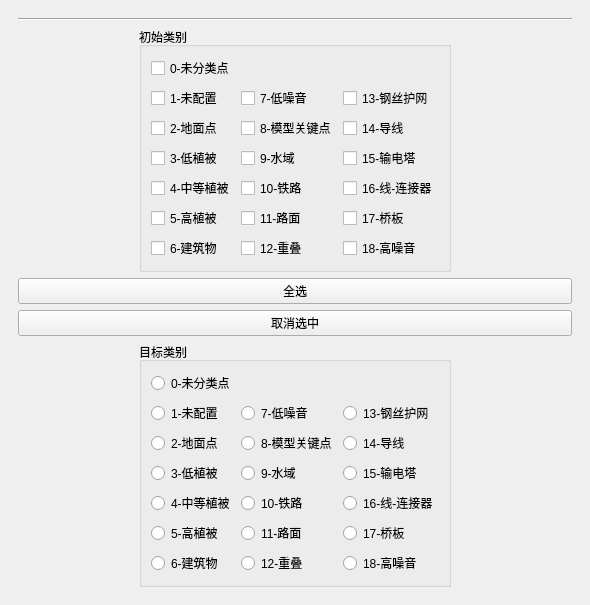
<?xml version="1.0" encoding="UTF-8"?>
<ui version="4.0">
 <class>QgsClassSettingWindowDockWidgetBase</class>
 <widget class="QgsDockWidget" name="QgsClassSettingWindowDockWidgetBase">
  <property name="geometry">
   <rect>
    <x>0</x>
    <y>0</y>
    <width>590</width>
    <height>561</height>
   </rect>
  </property>
  <property name="windowTitle">
   <string>Map Canvas</string>
  </property>
  <widget class="QWidget" name="mContents">
   <property name="layoutDirection">
    <enum>Qt::LeftToRight</enum>
   </property>
   <layout class="QVBoxLayout" name="verticalLayout">
    <item>
     <widget class="QWidget" name="widget" native="true">
      <property name="enabled">
       <bool>true</bool>
      </property>
      <property name="sizePolicy">
       <sizepolicy hsizetype="Expanding" vsizetype="Expanding">
        <horstretch>0</horstretch>
        <verstretch>0</verstretch>
       </sizepolicy>
      </property>
      <layout class="QVBoxLayout" name="verticalLayout_2">
       <item>
        <widget class="Line" name="line">
         <property name="orientation">
          <enum>Qt::Horizontal</enum>
         </property>
        </widget>
       </item>
       <item alignment="Qt::AlignHCenter|Qt::AlignVCenter">
        <widget class="QGroupBox" name="groupBox">
         <property name="enabled">
          <bool>true</bool>
         </property>
         <property name="sizePolicy">
          <sizepolicy hsizetype="Preferred" vsizetype="Preferred">
           <horstretch>0</horstretch>
           <verstretch>0</verstretch>
          </sizepolicy>
         </property>
         <property name="maximumSize">
          <size>
           <width>400</width>
           <height>16777215</height>
          </size>
         </property>
         <property name="title">
          <string>初始类别</string>
         </property>
         <layout class="QGridLayout" name="gridLayout">
          <item row="1" column="1">
           <widget class="QCheckBox" name="checkBox_7">
            <property name="enabled">
             <bool>true</bool>
            </property>
            <property name="sizePolicy">
             <sizepolicy hsizetype="Preferred" vsizetype="Preferred">
              <horstretch>0</horstretch>
              <verstretch>0</verstretch>
             </sizepolicy>
            </property>
            <property name="text">
             <string>7-低噪音</string>
            </property>
           </widget>
          </item>
          <item row="8" column="0">
           <widget class="QCheckBox" name="checkBox_5">
            <property name="enabled">
             <bool>true</bool>
            </property>
            <property name="sizePolicy">
             <sizepolicy hsizetype="Preferred" vsizetype="Preferred">
              <horstretch>0</horstretch>
              <verstretch>0</verstretch>
             </sizepolicy>
            </property>
            <property name="text">
             <string>5-高植被</string>
            </property>
           </widget>
          </item>
          <item row="8" column="1" colspan="2">
           <widget class="QCheckBox" name="checkBox_11">
            <property name="enabled">
             <bool>true</bool>
            </property>
            <property name="sizePolicy">
             <sizepolicy hsizetype="Preferred" vsizetype="Preferred">
              <horstretch>0</horstretch>
              <verstretch>0</verstretch>
             </sizepolicy>
            </property>
            <property name="text">
             <string>11-路面</string>
            </property>
           </widget>
          </item>
          <item row="1" column="3">
           <widget class="QCheckBox" name="checkBox_13">
            <property name="enabled">
             <bool>true</bool>
            </property>
            <property name="sizePolicy">
             <sizepolicy hsizetype="Preferred" vsizetype="Preferred">
              <horstretch>0</horstretch>
              <verstretch>0</verstretch>
             </sizepolicy>
            </property>
            <property name="text">
             <string>13-钢丝护网</string>
            </property>
           </widget>
          </item>
          <item row="4" column="3">
           <widget class="QCheckBox" name="checkBox_15">
            <property name="enabled">
             <bool>true</bool>
            </property>
            <property name="sizePolicy">
             <sizepolicy hsizetype="Preferred" vsizetype="Preferred">
              <horstretch>0</horstretch>
              <verstretch>0</verstretch>
             </sizepolicy>
            </property>
            <property name="text">
             <string>15-输电塔</string>
            </property>
           </widget>
          </item>
          <item row="10" column="1">
           <widget class="QCheckBox" name="checkBox_12">
            <property name="enabled">
             <bool>true</bool>
            </property>
            <property name="sizePolicy">
             <sizepolicy hsizetype="Preferred" vsizetype="Preferred">
              <horstretch>0</horstretch>
              <verstretch>0</verstretch>
             </sizepolicy>
            </property>
            <property name="text">
             <string>12-重叠</string>
            </property>
           </widget>
          </item>
          <item row="6" column="1" colspan="2">
           <widget class="QCheckBox" name="checkBox_10">
            <property name="enabled">
             <bool>true</bool>
            </property>
            <property name="sizePolicy">
             <sizepolicy hsizetype="Preferred" vsizetype="Preferred">
              <horstretch>0</horstretch>
              <verstretch>0</verstretch>
             </sizepolicy>
            </property>
            <property name="text">
             <string>10-铁路</string>
            </property>
           </widget>
          </item>
          <item row="10" column="0">
           <widget class="QCheckBox" name="checkBox_6">
            <property name="enabled">
             <bool>true</bool>
            </property>
            <property name="sizePolicy">
             <sizepolicy hsizetype="Preferred" vsizetype="Preferred">
              <horstretch>0</horstretch>
              <verstretch>0</verstretch>
             </sizepolicy>
            </property>
            <property name="text">
             <string>6-建筑物</string>
            </property>
           </widget>
          </item>
          <item row="2" column="0">
           <widget class="QCheckBox" name="checkBox_2">
            <property name="enabled">
             <bool>true</bool>
            </property>
            <property name="sizePolicy">
             <sizepolicy hsizetype="Preferred" vsizetype="Preferred">
              <horstretch>0</horstretch>
              <verstretch>0</verstretch>
             </sizepolicy>
            </property>
            <property name="text">
             <string>2-地面点</string>
            </property>
           </widget>
          </item>
          <item row="8" column="3">
           <widget class="QCheckBox" name="checkBox_17">
            <property name="enabled">
             <bool>true</bool>
            </property>
            <property name="sizePolicy">
             <sizepolicy hsizetype="Preferred" vsizetype="Preferred">
              <horstretch>0</horstretch>
              <verstretch>0</verstretch>
             </sizepolicy>
            </property>
            <property name="text">
             <string>17-桥板</string>
            </property>
           </widget>
          </item>
          <item row="6" column="0">
           <widget class="QCheckBox" name="checkBox_4">
            <property name="enabled">
             <bool>true</bool>
            </property>
            <property name="sizePolicy">
             <sizepolicy hsizetype="Preferred" vsizetype="Preferred">
              <horstretch>0</horstretch>
              <verstretch>0</verstretch>
             </sizepolicy>
            </property>
            <property name="text">
             <string>4-中等植被</string>
            </property>
           </widget>
          </item>
          <item row="4" column="1" colspan="2">
           <widget class="QCheckBox" name="checkBox_9">
            <property name="enabled">
             <bool>true</bool>
            </property>
            <property name="sizePolicy">
             <sizepolicy hsizetype="Preferred" vsizetype="Preferred">
              <horstretch>0</horstretch>
              <verstretch>0</verstretch>
             </sizepolicy>
            </property>
            <property name="text">
             <string>9-水域</string>
            </property>
           </widget>
          </item>
          <item row="1" column="0">
           <widget class="QCheckBox" name="checkBox_1">
            <property name="enabled">
             <bool>true</bool>
            </property>
            <property name="sizePolicy">
             <sizepolicy hsizetype="Preferred" vsizetype="Preferred">
              <horstretch>0</horstretch>
              <verstretch>0</verstretch>
             </sizepolicy>
            </property>
            <property name="text">
             <string>1-未配置</string>
            </property>
           </widget>
          </item>
          <item row="10" column="3">
           <widget class="QCheckBox" name="checkBox_18">
            <property name="enabled">
             <bool>true</bool>
            </property>
            <property name="sizePolicy">
             <sizepolicy hsizetype="Preferred" vsizetype="Preferred">
              <horstretch>0</horstretch>
              <verstretch>0</verstretch>
             </sizepolicy>
            </property>
            <property name="text">
             <string>18-高噪音</string>
            </property>
           </widget>
          </item>
          <item row="6" column="3">
           <widget class="QCheckBox" name="checkBox_16">
            <property name="enabled">
             <bool>true</bool>
            </property>
            <property name="sizePolicy">
             <sizepolicy hsizetype="Preferred" vsizetype="Preferred">
              <horstretch>0</horstretch>
              <verstretch>0</verstretch>
             </sizepolicy>
            </property>
            <property name="text">
             <string>16-线-连接器</string>
            </property>
           </widget>
          </item>
          <item row="2" column="3">
           <widget class="QCheckBox" name="checkBox_14">
            <property name="enabled">
             <bool>true</bool>
            </property>
            <property name="sizePolicy">
             <sizepolicy hsizetype="Preferred" vsizetype="Preferred">
              <horstretch>0</horstretch>
              <verstretch>0</verstretch>
             </sizepolicy>
            </property>
            <property name="text">
             <string>14-导线</string>
            </property>
           </widget>
          </item>
          <item row="0" column="0">
           <widget class="QCheckBox" name="checkBox_0">
            <property name="enabled">
             <bool>true</bool>
            </property>
            <property name="sizePolicy">
             <sizepolicy hsizetype="Preferred" vsizetype="Preferred">
              <horstretch>0</horstretch>
              <verstretch>0</verstretch>
             </sizepolicy>
            </property>
            <property name="text">
             <string>0-未分类点</string>
            </property>
           </widget>
          </item>
          <item row="2" column="1" colspan="2">
           <widget class="QCheckBox" name="checkBox_8">
            <property name="enabled">
             <bool>true</bool>
            </property>
            <property name="sizePolicy">
             <sizepolicy hsizetype="Preferred" vsizetype="Preferred">
              <horstretch>0</horstretch>
              <verstretch>0</verstretch>
             </sizepolicy>
            </property>
            <property name="text">
             <string>8-模型关键点</string>
            </property>
           </widget>
          </item>
          <item row="4" column="0">
           <widget class="QCheckBox" name="checkBox_3">
            <property name="enabled">
             <bool>true</bool>
            </property>
            <property name="sizePolicy">
             <sizepolicy hsizetype="Preferred" vsizetype="Preferred">
              <horstretch>0</horstretch>
              <verstretch>0</verstretch>
             </sizepolicy>
            </property>
            <property name="text">
             <string>3-低植被</string>
            </property>
           </widget>
          </item>
         </layout>
        </widget>
       </item>
       <item>
        <widget class="QPushButton" name="pushButton">
         <property name="text">
          <string>全选</string>
         </property>
        </widget>
       </item>
       <item>
        <widget class="QPushButton" name="pushButton_2">
         <property name="text">
          <string>取消选中</string>
         </property>
        </widget>
       </item>
       <item alignment="Qt::AlignHCenter">
        <widget class="QGroupBox" name="groupBox_2">
         <property name="sizePolicy">
          <sizepolicy hsizetype="Expanding" vsizetype="Expanding">
           <horstretch>0</horstretch>
           <verstretch>0</verstretch>
          </sizepolicy>
         </property>
         <property name="maximumSize">
          <size>
           <width>400</width>
           <height>16777215</height>
          </size>
         </property>
         <property name="title">
          <string>目标类别</string>
         </property>
         <layout class="QGridLayout" name="gridLayout_2">
          <item row="3" column="2" colspan="2">
           <widget class="QRadioButton" name="radioButton_8">
            <property name="sizePolicy">
             <sizepolicy hsizetype="Preferred" vsizetype="Preferred">
              <horstretch>0</horstretch>
              <verstretch>0</verstretch>
             </sizepolicy>
            </property>
            <property name="text">
             <string>8-模型关键点</string>
            </property>
           </widget>
          </item>
          <item row="0" column="0" rowspan="2" colspan="2">
           <widget class="QRadioButton" name="radioButton_0">
            <property name="sizePolicy">
             <sizepolicy hsizetype="Preferred" vsizetype="Preferred">
              <horstretch>0</horstretch>
              <verstretch>0</verstretch>
             </sizepolicy>
            </property>
            <property name="text">
             <string>0-未分类点</string>
            </property>
           </widget>
          </item>
          <item row="6" column="2" colspan="2">
           <widget class="QRadioButton" name="radioButton_11">
            <property name="sizePolicy">
             <sizepolicy hsizetype="Preferred" vsizetype="Preferred">
              <horstretch>0</horstretch>
              <verstretch>0</verstretch>
             </sizepolicy>
            </property>
            <property name="text">
             <string>11-路面</string>
            </property>
           </widget>
          </item>
          <item row="5" column="4">
           <widget class="QRadioButton" name="radioButton_16">
            <property name="sizePolicy">
             <sizepolicy hsizetype="Preferred" vsizetype="Preferred">
              <horstretch>0</horstretch>
              <verstretch>0</verstretch>
             </sizepolicy>
            </property>
            <property name="text">
             <string>16-线-连接器</string>
            </property>
           </widget>
          </item>
          <item row="4" column="2" colspan="2">
           <widget class="QRadioButton" name="radioButton_9">
            <property name="sizePolicy">
             <sizepolicy hsizetype="Preferred" vsizetype="Preferred">
              <horstretch>0</horstretch>
              <verstretch>0</verstretch>
             </sizepolicy>
            </property>
            <property name="text">
             <string>9-水域</string>
            </property>
           </widget>
          </item>
          <item row="5" column="2" colspan="2">
           <widget class="QRadioButton" name="radioButton_10">
            <property name="sizePolicy">
             <sizepolicy hsizetype="Preferred" vsizetype="Preferred">
              <horstretch>0</horstretch>
              <verstretch>0</verstretch>
             </sizepolicy>
            </property>
            <property name="text">
             <string>10-铁路</string>
            </property>
           </widget>
          </item>
          <item row="6" column="0">
           <widget class="QRadioButton" name="radioButton_5">
            <property name="sizePolicy">
             <sizepolicy hsizetype="Preferred" vsizetype="Preferred">
              <horstretch>0</horstretch>
              <verstretch>0</verstretch>
             </sizepolicy>
            </property>
            <property name="text">
             <string>5-高植被</string>
            </property>
           </widget>
          </item>
          <item row="6" column="4">
           <widget class="QRadioButton" name="radioButton_17">
            <property name="sizePolicy">
             <sizepolicy hsizetype="Preferred" vsizetype="Preferred">
              <horstretch>0</horstretch>
              <verstretch>0</verstretch>
             </sizepolicy>
            </property>
            <property name="text">
             <string>17-桥板</string>
            </property>
           </widget>
          </item>
          <item row="5" column="0" colspan="2">
           <widget class="QRadioButton" name="radioButton_4">
            <property name="sizePolicy">
             <sizepolicy hsizetype="Preferred" vsizetype="Preferred">
              <horstretch>0</horstretch>
              <verstretch>0</verstretch>
             </sizepolicy>
            </property>
            <property name="text">
             <string>4-中等植被</string>
            </property>
           </widget>
          </item>
          <item row="7" column="4">
           <widget class="QRadioButton" name="radioButton_18">
            <property name="sizePolicy">
             <sizepolicy hsizetype="Preferred" vsizetype="Preferred">
              <horstretch>0</horstretch>
              <verstretch>0</verstretch>
             </sizepolicy>
            </property>
            <property name="text">
             <string>18-高噪音</string>
            </property>
           </widget>
          </item>
          <item row="4" column="0">
           <widget class="QRadioButton" name="radioButton_3">
            <property name="sizePolicy">
             <sizepolicy hsizetype="Preferred" vsizetype="Preferred">
              <horstretch>0</horstretch>
              <verstretch>0</verstretch>
             </sizepolicy>
            </property>
            <property name="text">
             <string>3-低植被</string>
            </property>
           </widget>
          </item>
          <item row="7" column="0">
           <widget class="QRadioButton" name="radioButton_6">
            <property name="sizePolicy">
             <sizepolicy hsizetype="Preferred" vsizetype="Preferred">
              <horstretch>0</horstretch>
              <verstretch>0</verstretch>
             </sizepolicy>
            </property>
            <property name="text">
             <string>6-建筑物</string>
            </property>
           </widget>
          </item>
          <item row="2" column="0">
           <widget class="QRadioButton" name="radioButton_1">
            <property name="sizePolicy">
             <sizepolicy hsizetype="Preferred" vsizetype="Preferred">
              <horstretch>0</horstretch>
              <verstretch>0</verstretch>
             </sizepolicy>
            </property>
            <property name="text">
             <string>1-未配置</string>
            </property>
           </widget>
          </item>
          <item row="2" column="2">
           <widget class="QRadioButton" name="radioButton_7">
            <property name="sizePolicy">
             <sizepolicy hsizetype="Preferred" vsizetype="Preferred">
              <horstretch>0</horstretch>
              <verstretch>0</verstretch>
             </sizepolicy>
            </property>
            <property name="text">
             <string>7-低噪音</string>
            </property>
           </widget>
          </item>
          <item row="3" column="0">
           <widget class="QRadioButton" name="radioButton_2">
            <property name="sizePolicy">
             <sizepolicy hsizetype="Preferred" vsizetype="Preferred">
              <horstretch>0</horstretch>
              <verstretch>0</verstretch>
             </sizepolicy>
            </property>
            <property name="text">
             <string>2-地面点</string>
            </property>
           </widget>
          </item>
          <item row="7" column="2">
           <widget class="QRadioButton" name="radioButton_12">
            <property name="sizePolicy">
             <sizepolicy hsizetype="Preferred" vsizetype="Preferred">
              <horstretch>0</horstretch>
              <verstretch>0</verstretch>
             </sizepolicy>
            </property>
            <property name="text">
             <string>12-重叠</string>
            </property>
           </widget>
          </item>
          <item row="2" column="4">
           <widget class="QRadioButton" name="radioButton_13">
            <property name="sizePolicy">
             <sizepolicy hsizetype="Preferred" vsizetype="Preferred">
              <horstretch>0</horstretch>
              <verstretch>0</verstretch>
             </sizepolicy>
            </property>
            <property name="text">
             <string>13-钢丝护网</string>
            </property>
           </widget>
          </item>
          <item row="3" column="4">
           <widget class="QRadioButton" name="radioButton_14">
            <property name="sizePolicy">
             <sizepolicy hsizetype="Preferred" vsizetype="Preferred">
              <horstretch>0</horstretch>
              <verstretch>0</verstretch>
             </sizepolicy>
            </property>
            <property name="text">
             <string>14-导线</string>
            </property>
           </widget>
          </item>
          <item row="4" column="4">
           <widget class="QRadioButton" name="radioButton_15">
            <property name="sizePolicy">
             <sizepolicy hsizetype="Preferred" vsizetype="Preferred">
              <horstretch>0</horstretch>
              <verstretch>0</verstretch>
             </sizepolicy>
            </property>
            <property name="text">
             <string>15-输电塔</string>
            </property>
           </widget>
          </item>
         </layout>
        </widget>
       </item>
      </layout>
     </widget>
    </item>
   </layout>
  </widget>
 </widget>
 <customwidgets>
  <customwidget>
   <class>QgsDockWidget</class>
   <extends>QDockWidget</extends>
   <header>qgsdockwidget.h</header>
   <container>1</container>
  </customwidget>
 </customwidgets>
 <resources>
  <include location="../../images/images.qrc"/>
  <include location="../../images/images.qrc"/>
  <include location="../../images/images.qrc"/>
  <include location="../../images/images.qrc"/>
  <include location="../../images/images.qrc"/>
  <include location="../../images/images.qrc"/>
  <include location="../../images/images.qrc"/>
  <include location="../../images/images.qrc"/>
  <include location="../../images/images.qrc"/>
  <include location="../../images/images.qrc"/>
  <include location="../../images/images.qrc"/>
  <include location="../../images/images.qrc"/>
  <include location="../../images/images.qrc"/>
  <include location="../../images/images.qrc"/>
  <include location="../../images/images.qrc"/>
  <include location="../../images/images.qrc"/>
  <include location="../../images/images.qrc"/>
  <include location="../../images/images.qrc"/>
  <include location="../../images/images.qrc"/>
  <include location="../../images/images.qrc"/>
  <include location="../../images/images.qrc"/>
  <include location="../../images/images.qrc"/>
  <include location="../../images/images.qrc"/>
  <include location="../../images/images.qrc"/>
  <include location="../../images/images.qrc"/>
  <include location="../../images/images.qrc"/>
  <include location="../../images/images.qrc"/>
  <include location="../../images/images.qrc"/>
 </resources>
 <connections/>
</ui>
